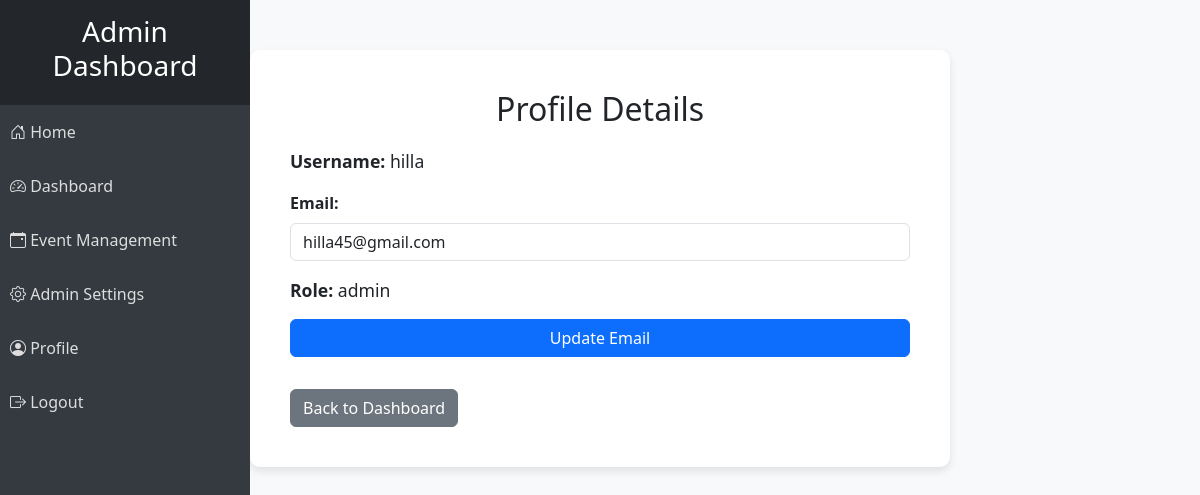
Page /admins/profile.php (signed in) on the committed database.
### tables this page shows
CREATE TABLE `users` (
  `user_id` int(11) NOT NULL,
  `username` varchar(50) NOT NULL,
  `email` varchar(100) NOT NULL,
  `password` varchar(255) NOT NULL,
  `role` enum('user','admin') DEFAULT 'user',
  `created_at` timestamp NOT NULL DEFAULT current_timestamp()
);

### admins/profile.php (the view, shortened to what this page needs)
<?php
require_once '../config/db.php';
include('admin_sidebar.php');
$user_id = $_SESSION['user_id'];
$sql = "SELECT * FROM users WHERE user_id = ?";
$stmt = $conn->prepare($sql);
$stmt->bind_param("i", $user_id);
$stmt->execute();
$result = $stmt->get_result();
$user = $result->fetch_assoc();
?>
<!DOCTYPE html>
<html lang="en">
<head>
    <link href="../assets/css/bootstrap.min.css" rel="stylesheet">
    <link href="https://cdn.jsdelivr.net/npm/bootstrap-icons/font/bootstrap-icons.css" rel="stylesheet">
</head>
<body>
<div class="profile-container">
    <h2 class="text-center">Profile Details</h2>
    <form method="POST">
        <p><strong>Username:</strong> <?php echo htmlspecialchars($user['username']); ?></p>
        <div class="mb-3">
            <label for="email" class="form-label"><strong>Email:</strong></label>
            <input type="email" class="form-control" id="email" name="email" value="<?php echo htmlspecialchars($user['email']); ?>" required>
        </div>
        <p><strong>Role:</strong> <?php echo htmlspecialchars($user['role']); ?></p>
        <button type="submit" name="update_email" class="btn btn-primary w-100">Update Email</button>
    </form>
    <a href="admin_dashboard.php" class="btn btn-secondary mt-3">Back to Dashboard</a>
</div>
</body>
</html>

### admins/profile.php (style rules this page uses)
body { background-color: #f8f9fa; }
.profile-container { max-width: 700px; margin: 50px auto; padding: 40px; background-color: #fff; border-radius: 10px; box-shadow: 0 4px 8px rgba(0, 0, 0, 0.1); }
.profile-container h2 { font-size: 2rem; margin-bottom: 20px; }
.profile-container p { font-size: 1.1rem; }

### rows in the picture
users: username "hilla", email "hilla45@gmail.com", role "admin"
